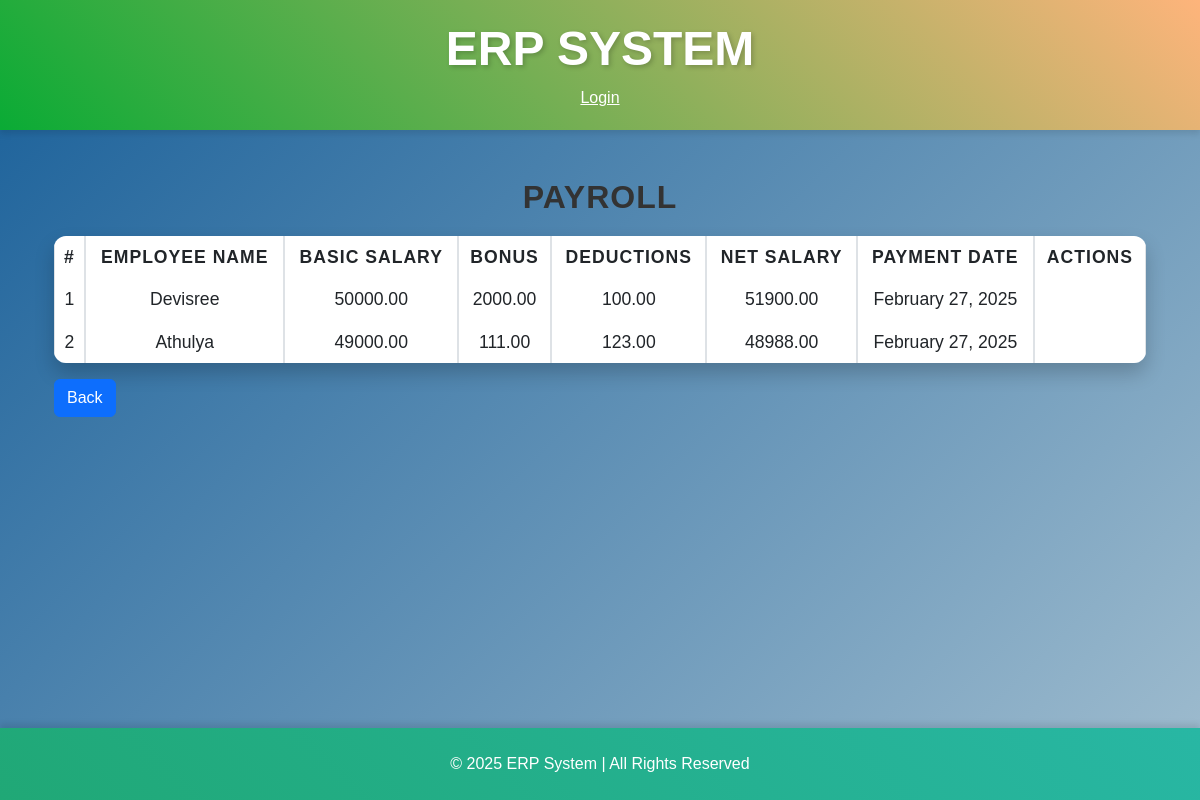
/payroll/, run on an earlier commit of the app's database.
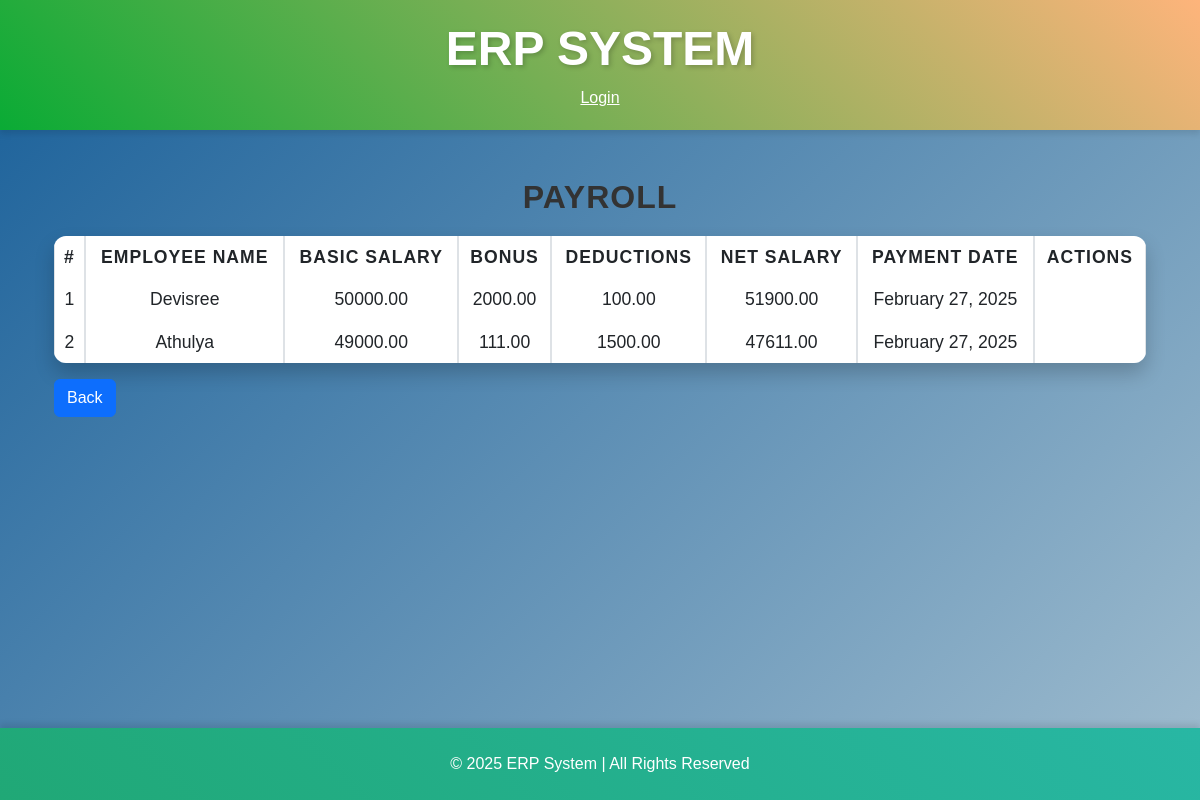
And on a later commit of the database.
### erp/models.py (models this page shows, shortened)
class Payroll(models.Model):
    employee = models.ForeignKey(Employee, on_delete=models.CASCADE)
    month = models.CharField(max_length=20)
    year = models.PositiveIntegerField()
    basic_salary = models.DecimalField(max_digits=10, decimal_places=2)
    bonus = models.DecimalField(max_digits=10, decimal_places=2, default=0)
    deductions = models.DecimalField(max_digits=10, decimal_places=2, default=0)
    net_salary = models.DecimalField(max_digits=10, decimal_places=2, default=0)
    payment_date = models.DateField(default=timezone.now)
    def __str__(self):
        return f"Payroll for {self.employee.user.username} - {self.payment_date}"

class Employee(models.Model):
    user=models.OneToOneField(User,on_delete=models.CASCADE)
    position=models.CharField(max_length=100)
    salary=models.DecimalField(max_digits=10,decimal_places=2)
    role = models.CharField(max_length=20, choices=[('Admin', 'Admin'), ('Employee', 'Employee')], default='Employee')

### erp/views.py (the view)
# urls.py: path('payroll/', views.manage_payroll, name='manage_payroll'),
def manage_payroll(request):
    payrolls = Payroll.objects.all()  # Get all payroll records
    print(payrolls)  # Debugging step to check data
    return render(request, 'payroll.html', {'payrolls': payrolls})

### erp/templates/payroll.html (shortened to what this page needs)
{% extends 'base.html' %}
{% block content %}
    <div class="container mt-5">
        <h2>Payroll</h2>
        <table class="table table-bordered">
            <thead>
                <tr>
                    <th>#</th>
                    <th>Employee Name</th>
                    <th>Basic Salary</th>
                    <th>Bonus</th>
                    <th>Deductions</th>
                    <th>Net Salary</th>
                    <th>Payment Date</th>
                    <th>Actions</th>
                </tr>
            </thead>
            <tbody>
                {% for payroll in payrolls %}
                    <tr>
                        <td>{{ forloop.counter }}</td>
                        <td>{{ payroll.employee.user.username }}</td>
                        <td>{{ payroll.basic_salary }}</td>
                        <td>{{ payroll.bonus }}</td>
                        <td>{{ payroll.deductions }}</td>
                        <td>{{ payroll.net_salary }}</td>
                        <td>{{ payroll.payment_date|date:"F j, Y" }}</td>
                        <td>
                        </td>
                    </tr>
                {% endfor %}
            </tbody>
        </table>
        <a href="javascript:history.back()" class="btn btn-primary mb-3">Back</a>
    </div>
{% endblock %}

What changed in the data, as far as the page shows it:
changed Payroll "Athulya": deductions "123.00" → "1500.00"; net_salary "48988.00" → "47611.00"
